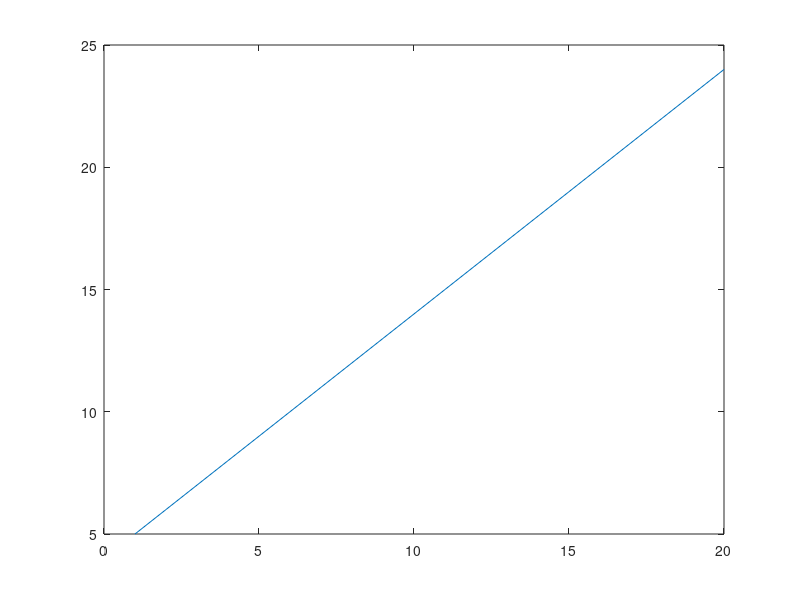

Recreate this plot in MATLAB.
a = [0:100];
count = 0;
y = [];
for i = a;
    if (0<=(i-5)*4) & (100>=i+(i-5)*4)
        %disp(i)
        count = count + 1;
        y(end+1) = i;

    end
end
% plot([1:count],y,[1:count],repelem(5,20))
plot([1:count],y)